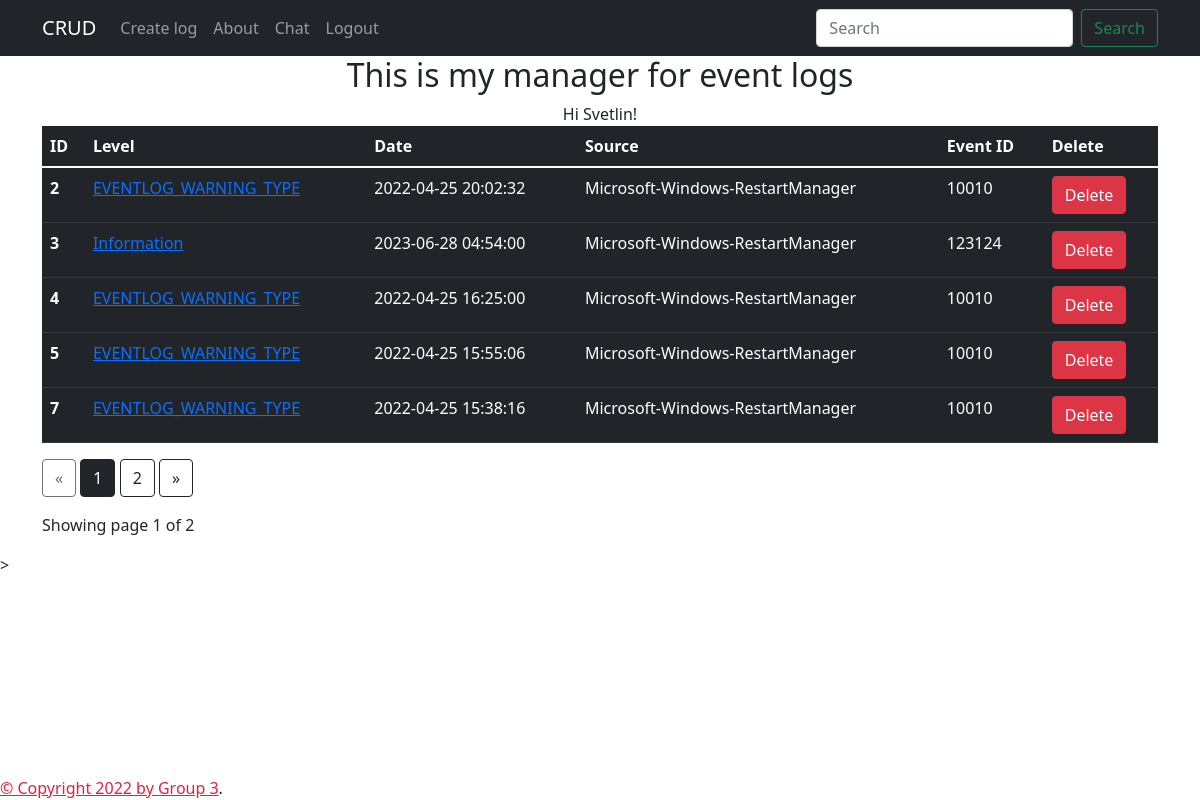
The app's page / (signed in) with its own data.
### models.py (models this page shows, shortened)
class User(db.Model, UserMixin):
    __tablename__ = "user"
    id = db.Column(db.Integer, primary_key=True)
    username = db.Column(db.String(80), unique=True, nullable=False)
    password = db.Column(db.String(300), nullable=False, unique=True)

class Events_model(db.Model):
    __tablename__ = 'event_errors'
    id = db.Column(db.Integer, primary_key=True)
    level = db.Column(db.String(80))
    date_time = db.Column(db.DateTime, default=datetime.utcnow)
    source = db.Column(db.String(80))
    event_id = db.Column(db.Integer())

### app.py (the view)
    @app.route('/')
    @login_required
    def home():
        page = request.args.get('page', type = int)
        application_logs = Events_model.query.paginate(page = page, per_page = 5)
        return render_template('index.html', application_logs=application_logs, name = current_user), 200

### app.py (called while the page is built)
@login_manager.user_loader
def load_user(user_id):
    return User.query.get(int(user_id))

### templates/index.html (shortened to what this page needs)
{% extends "base.html" %}
{% block content %}
<div class="container" style="text-align: center;width: 100%;">
    <h2> This is my manager for event logs</h2>
     Hi {{ current_user.username }}!
</div>
<div class = "container">
      <table class="table table-dark">
        <thead>
          <tr>
            <th scope="col">ID</th>
            <th scope="col">Level</th>
            <th scope="col">Date</th>
            <th scope="col">Source</th>
            <th scope="col">Event ID</th>
            <th scope="col">Delete</th>
          </tr>
        </thead>
        <tbody>
            {% for application_log in application_logs.items %}
        <a href="#">
          <tr>
            <th scope="row">{{application_log.id}}</th>
            <td><a href='/data/{{application_log.id}}/update'>{{application_log.level}}</a></td>
            <td>{{application_log.date_time}}</td>
            <td>{{application_log.source}}</td>
            <td>{{application_log.event_id}}</td>
            <td><a href='/data/{{application_log.id}}/delete' onclick="return confirm('Are you sure you want to delete this item?');" type="button" class="btn btn-danger">Delete</a></td>
          </tr>
        </a>
          {% endfor %}
        </tbody>
      </table>
<div class="text-right">
  <a href="{{ url_for('home', page=application_logs.prev_num) }}"
     class="btn btn-outline-dark
     {% if application_logs.page == 1 %}disabled{% endif %}">
      &laquo;
  </a>
  {% for page_num in application_logs.iter_pages(left_edge=1, right_edge=1, left_current=1, right_current=2) %}{% if page_num %}
          {% if application_logs.page == page_num %}
          <a href="{{ url_for('home', page=page_num) }}"
             class="btn btn-dark">
              {{ page_num }}
          </a>
          {% else %}
          <a href="{{ url_for('home', page=page_num) }}"
             class="btn btn-outline-dark">
              {{ page_num }}
          </a>
          {% endif %}
      {% else %}
          ...
      {% endif %}
  {% endfor %}    <a href="{{ url_for('home', page=application_logs.next_num) }}"
     class="btn btn-outline-dark
     {% if application_logs.page == application_logs.pages %}disabled{% endif %}">
      &raquo;
  </a>
</div>
<p class="text-right mt-3">
 Showing page {{ application_logs.page }} of {{ application_logs.pages }}
</p>
</div>>
{% endblock %}

### templates/base.html (shortened to what this page needs)
<!doctype html>
<html>
  <head>
    {% block head %}
    <link href="https://cdn.jsdelivr.net/npm/bootstrap@5.1.3/dist/css/bootstrap.min.css" rel="stylesheet">
    {% endblock %}
  </head>
  <body style="background: url('https://source.unsplash.com/twukN12EN7c/1920x1080') no-repeat center center fixed;
  -webkit-background-size: cover;
  -moz-background-size: cover;
  background-size: cover;
  -o-background-size: cover;" >
    <div id="header">{% include 'header.html' %} </div>
    <div id="content">{% block content %}{% endblock %}</div>
    <div class="footer fixed-bottom">
      {% block footer %}
      <a style="color: rgb(224, 34, 65);" href="/about"> &copy; Copyright 2022 by Group 3</a>.
      {% endblock %}
    </div>
  </body>
</html>

### templates/header.html (shortened to what this page needs)
<nav class="navbar navbar-expand-lg navbar-dark bg-dark" aria-label="Eighth navbar example">
    <div class="container">
      <a class="navbar-brand" href="/">CRUD</a>
      <div class="collapse navbar-collapse" id="navbarsExample07">
        <ul class="navbar-nav me-auto mb-2 mb-lg-0">
          <li class="nav-item">
            <a class="nav-link" href="/create">Create log</a>
          </li>
        </ul>
      <div class="collapse navbar-collapse" id="navbarsExample07">
        <ul class="navbar-nav me-auto mb-2 mb-lg-0">
          <li class="nav-item">
            <a class="nav-link" href="/about">About</a>
            <li class="nav-item">
              <a class="nav-link" href="/chat">Chat</a>
            </li>
          </li>
        </ul>
        <div class="collapse navbar-collapse" id="navbarsExample">
          <ul class="navbar-nav me-auto mb-2 mb-lg-0">
            <li class="nav-item">
              {% if current_user.username %}
              <a class="nav-link" href="/logout">Logout</a>
              {% else %}
              <a class="nav-link" href="/login">Login</a>
              {% endif %}
            </li>
          </ul>
        <form class="form-inline my-2 my-lg-0" action="/search" method="POST">
            <div class="d-flex flex-row">
            <input class="form-control mx-2" type="search" placeholder="Search" name="id" aria-label="Search">
            <button class="btn btn-outline-success ml-2 my-sm-0" type="submit">Search</button>
        </div>
        </form>
      </div>
    </div>
  </nav>

### records on screen
User: username "Svetlin"
Events_model: id "2", level "EVENTLOG_WARNING_TYPE", date_time "2022-04-25 20:02:32", source "Microsoft-Windows-RestartManager", event_id "10010"
Events_model: id "3", level "Information", date_time "2023-06-28 04:54:00", source "Microsoft-Windows-RestartManager", event_id "123124"
Events_model: id "4", level "EVENTLOG_WARNING_TYPE", date_time "2022-04-25 16:25:00", source "Microsoft-Windows-RestartManager", event_id "10010"
Events_model: id "5", level "EVENTLOG_WARNING_TYPE", date_time "2022-04-25 15:55:06", source "Microsoft-Windows-RestartManager", event_id "10010"
Events_model: id "7", level "EVENTLOG_WARNING_TYPE", date_time "2022-04-25 15:38:16", source "Microsoft-Windows-RestartManager", event_id "10010"

### other values on screen
{{ page_num }} "1"
{{ page_num }} "2"
{{ application_logs.page }} "1"
{{ application_logs.pages }} "2"
